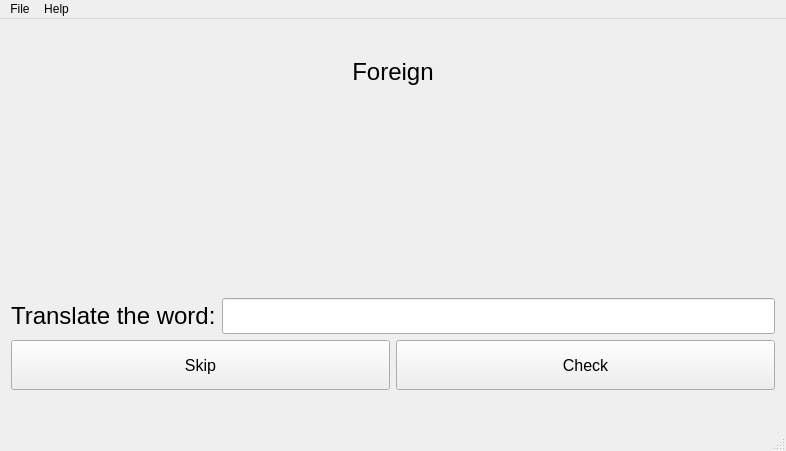
<?xml version="1.0" encoding="UTF-8"?>
<ui version="4.0">
 <class>MainWindow</class>
 <widget class="QMainWindow" name="MainWindow">
  <property name="geometry">
   <rect>
    <x>0</x>
    <y>0</y>
    <width>786</width>
    <height>451</height>
   </rect>
  </property>
  <property name="maximumSize">
   <size>
    <width>16777215</width>
    <height>16777215</height>
   </size>
  </property>
  <property name="windowTitle">
   <string>Quick Learning of English</string>
  </property>
  <property name="styleSheet">
   <string notr="true"/>
  </property>
  <widget class="QWidget" name="centralWidget">
   <layout class="QGridLayout" name="gridLayout">
    <item row="0" column="0">
     <layout class="QVBoxLayout" name="verticalLayout">
      <item>
       <widget class="QLabel" name="label_foreign">
        <property name="sizePolicy">
         <sizepolicy hsizetype="Preferred" vsizetype="Maximum">
          <horstretch>0</horstretch>
          <verstretch>0</verstretch>
         </sizepolicy>
        </property>
        <property name="font">
         <font>
          <pointsize>18</pointsize>
         </font>
        </property>
        <property name="text">
         <string>Foreign</string>
        </property>
        <property name="scaledContents">
         <bool>false</bool>
        </property>
        <property name="alignment">
         <set>Qt::AlignCenter</set>
        </property>
       </widget>
      </item>
      <item>
       <widget class="QLabel" name="label_image">
        <property name="sizePolicy">
         <sizepolicy hsizetype="Minimum" vsizetype="Fixed">
          <horstretch>0</horstretch>
          <verstretch>0</verstretch>
         </sizepolicy>
        </property>
        <property name="minimumSize">
         <size>
          <width>0</width>
          <height>200</height>
         </size>
        </property>
        <property name="text">
         <string/>
        </property>
        <property name="pixmap">
         <pixmap>../../../Images/Субкультури/Моди/Old_Mods_photo.jpg</pixmap>
        </property>
        <property name="scaledContents">
         <bool>false</bool>
        </property>
        <property name="alignment">
         <set>Qt::AlignCenter</set>
        </property>
       </widget>
      </item>
      <item>
       <layout class="QHBoxLayout" name="horizontalLayout_2">
        <item>
         <widget class="QLabel" name="label_textTranslate">
          <property name="font">
           <font>
            <pointsize>18</pointsize>
           </font>
          </property>
          <property name="text">
           <string>Translate the word:</string>
          </property>
         </widget>
        </item>
        <item>
         <widget class="QLineEdit" name="lineEdit">
          <property name="font">
           <font>
            <pointsize>18</pointsize>
           </font>
          </property>
         </widget>
        </item>
       </layout>
      </item>
      <item>
       <layout class="QHBoxLayout" name="horizontalLayout" stretch="0,0">
        <property name="spacing">
         <number>6</number>
        </property>
        <property name="sizeConstraint">
         <enum>QLayout::SetDefaultConstraint</enum>
        </property>
        <property name="topMargin">
         <number>0</number>
        </property>
        <item>
         <widget class="QPushButton" name="pushButton_skip">
          <property name="sizePolicy">
           <sizepolicy hsizetype="Minimum" vsizetype="Fixed">
            <horstretch>0</horstretch>
            <verstretch>0</verstretch>
           </sizepolicy>
          </property>
          <property name="minimumSize">
           <size>
            <width>0</width>
            <height>50</height>
           </size>
          </property>
          <property name="font">
           <font>
            <pointsize>12</pointsize>
           </font>
          </property>
          <property name="toolTip">
           <string>Skip this word</string>
          </property>
          <property name="text">
           <string>Skip</string>
          </property>
          <property name="icon">
           <iconset resource="images.qrc">
            <normaloff>:/C:/Users/User/Desktop/next.png</normaloff>:/C:/Users/User/Desktop/next.png</iconset>
          </property>
          <property name="iconSize">
           <size>
            <width>30</width>
            <height>30</height>
           </size>
          </property>
         </widget>
        </item>
        <item>
         <widget class="QPushButton" name="pushButton_check">
          <property name="enabled">
           <bool>true</bool>
          </property>
          <property name="sizePolicy">
           <sizepolicy hsizetype="Minimum" vsizetype="Fixed">
            <horstretch>0</horstretch>
            <verstretch>0</verstretch>
           </sizepolicy>
          </property>
          <property name="minimumSize">
           <size>
            <width>0</width>
            <height>50</height>
           </size>
          </property>
          <property name="font">
           <font>
            <pointsize>12</pointsize>
           </font>
          </property>
          <property name="toolTip">
           <string>Check your answer</string>
          </property>
          <property name="styleSheet">
           <string notr="true"/>
          </property>
          <property name="text">
           <string>Check</string>
          </property>
          <property name="icon">
           <iconset resource="images.qrc">
            <normaloff>:/C:/Users/User/Desktop/check.ico</normaloff>:/C:/Users/User/Desktop/check.ico</iconset>
          </property>
          <property name="iconSize">
           <size>
            <width>30</width>
            <height>30</height>
           </size>
          </property>
          <property name="autoRepeat">
           <bool>false</bool>
          </property>
          <property name="autoExclusive">
           <bool>false</bool>
          </property>
         </widget>
        </item>
       </layout>
      </item>
     </layout>
    </item>
   </layout>
  </widget>
  <widget class="QMenuBar" name="menuBar">
   <property name="geometry">
    <rect>
     <x>0</x>
     <y>0</y>
     <width>786</width>
     <height>21</height>
    </rect>
   </property>
   <widget class="QMenu" name="menuAbout">
    <property name="title">
     <string>Help</string>
    </property>
    <addaction name="actionHelp"/>
    <addaction name="actionAbout"/>
   </widget>
   <widget class="QMenu" name="menuFile">
    <property name="title">
     <string>File</string>
    </property>
    <addaction name="actionAdd_word"/>
    <addaction name="actionEdit_database"/>
    <addaction name="actionExit"/>
   </widget>
   <addaction name="menuFile"/>
   <addaction name="menuAbout"/>
  </widget>
  <widget class="QStatusBar" name="statusBar"/>
  <action name="actionHelp">
   <property name="text">
    <string>Help</string>
   </property>
   <property name="shortcut">
    <string>F1</string>
   </property>
  </action>
  <action name="actionAbout">
   <property name="text">
    <string>About</string>
   </property>
   <property name="shortcut">
    <string>F2</string>
   </property>
  </action>
  <action name="actionExit">
   <property name="text">
    <string>Exit</string>
   </property>
   <property name="shortcut">
    <string>Ctrl+Q</string>
   </property>
   <property name="menuRole">
    <enum>QAction::QuitRole</enum>
   </property>
  </action>
  <action name="actionAdd_word">
   <property name="text">
    <string>Add another database</string>
   </property>
   <property name="shortcut">
    <string>Ctrl+N</string>
   </property>
  </action>
  <action name="actionEdit_database">
   <property name="text">
    <string>Edit database</string>
   </property>
   <property name="shortcut">
    <string>Ctrl+E</string>
   </property>
  </action>
 </widget>
 <layoutdefault spacing="6" margin="11"/>
 <resources>
  <include location="images.qrc"/>
 </resources>
 <connections/>
</ui>
